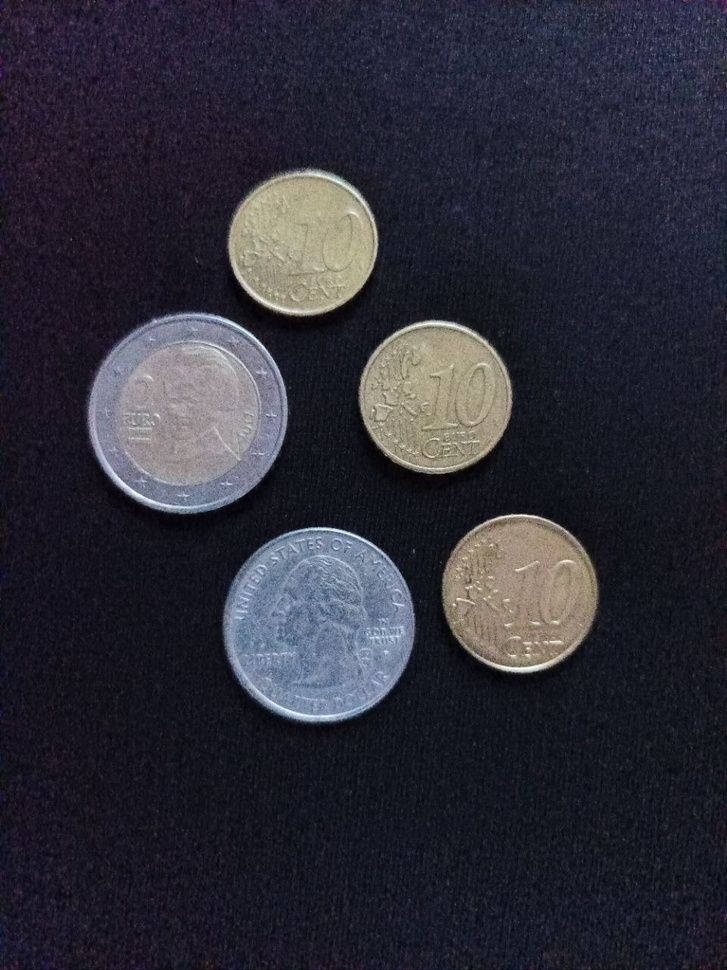
%> input picture Project_5/c3.jpg, 727 x 970 px, shrunk from 960 x 1280 before the run
$ octave m_script.m   (GNU Octave 9; MATLAB toolbox functions it lacks are replaced by stand-ins)
%> lines starting %> are read from the running program, lines starting %| are printed output that depends on the picture; in (x1, y1, x2, y2) boxes, pixels count from 0 and x2, y2 are one past the last pixel; in counts of white or black regions, pixels touching at a corner belong together; the program's own positions count from 1
clear all;
clc;
close all;
x=imread('c3.jpg');
%> x is the input picture: size 970x727x3 uint8; mean R, G, B 46.2, 45.7, 56.5
level = graythresh(x);
%> level = 0.345
img=im2bw(x,level);
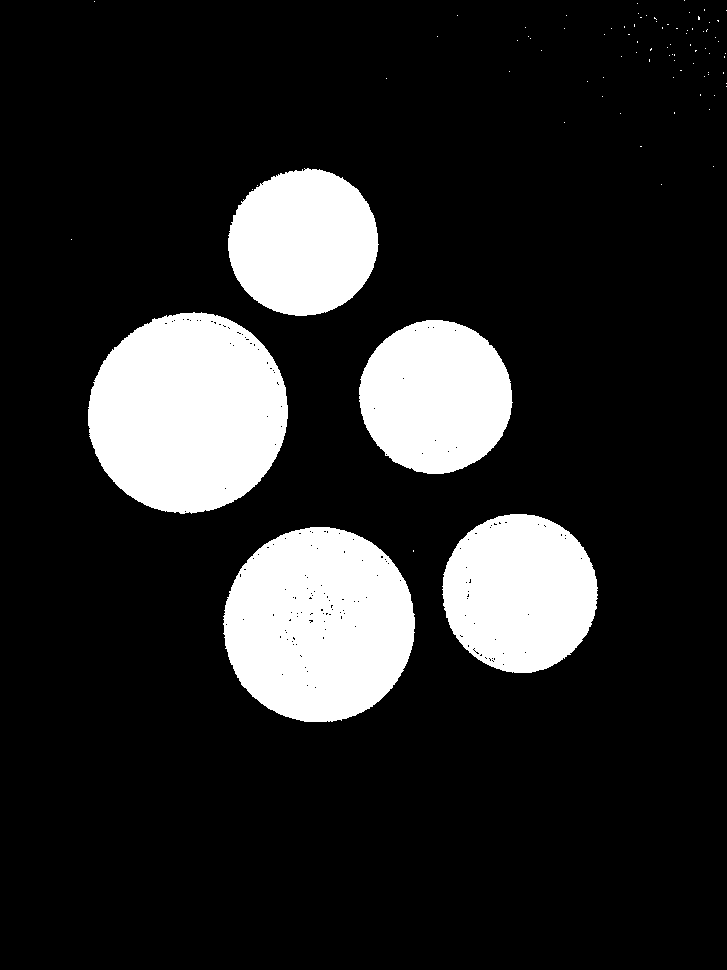
%> img: size 970x727 logical; 16.4% white; 87 white regions (82 under 20 px), largest, box (x1, y1, x2, y2) and area: (88, 312, 288, 514) 31394, (223, 527, 415, 722) 29270, (442, 514, 598, 673) 19274, (359, 320, 513, 474) 18337, (228, 168, 379, 316) 17269
img2=bwareaopen(img,50);

subplot(1,3,1);
imshow(x);
title('base image');
subplot(1,3,2);
imshow(img);
title('binary image');
subplot(1,3,3);
imshow(img2);
title('bwareaopen 50');
figure;
imshowpair(img,img2,'montage');
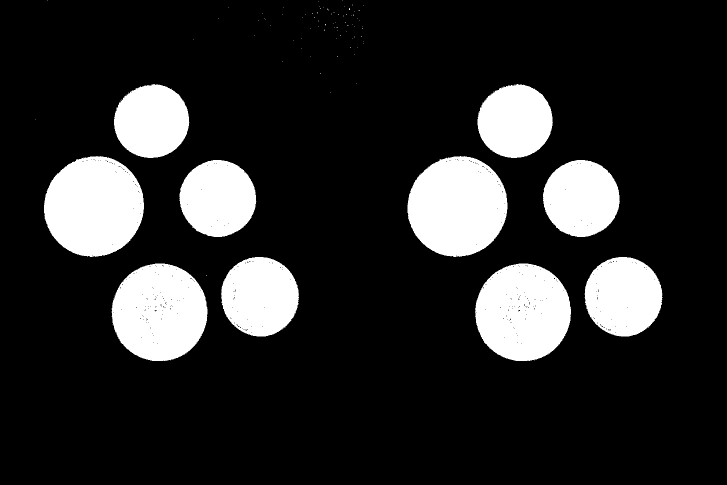
%> displayed picture: size 970x1454, on the screen's scale of 0 to 255 (shown at 1/2 size); 16.4% white; 92 white regions (82 under 20 px), largest, box (x1, y1, x2, y2) and area: (88, 312, 288, 514) 31394, (815, 312, 1015, 514) 31394, (223, 527, 415, 722) 29270

$ run again, with Project_5/c1.jpg copied over Project_5/c3.jpg
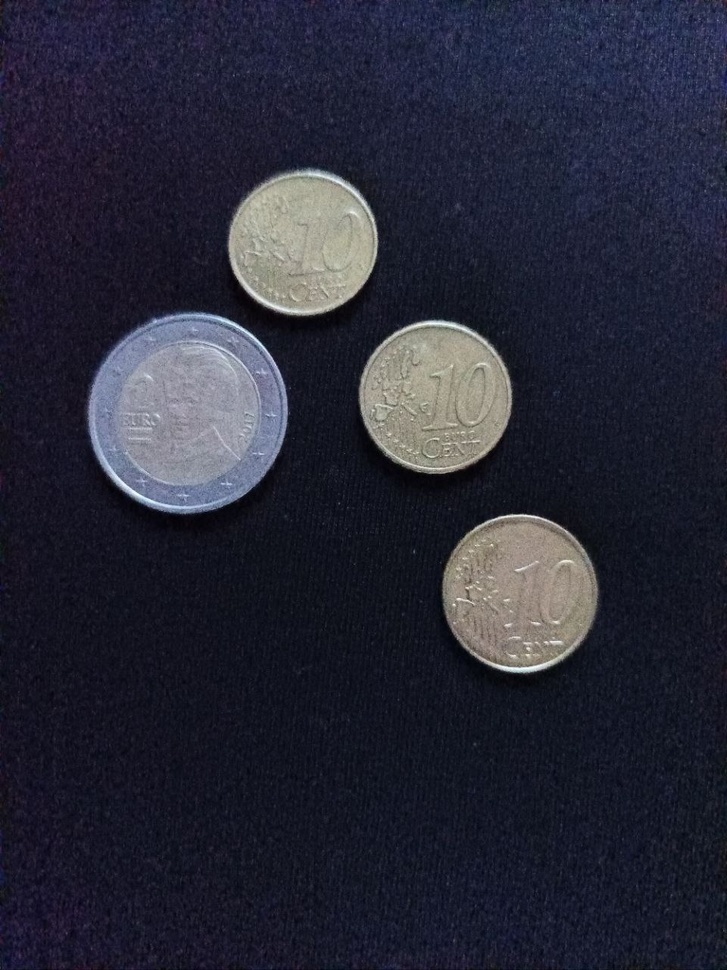
%> input picture Project_5/c1.jpg, 727 x 970 px, shrunk from 960 x 1280 before the run
%> x is the input picture: size 970x727x3 uint8; mean R, G, B 39.8, 40.7, 55.2
%> level = 0.349
%> `img=im2bw(x,level);`:
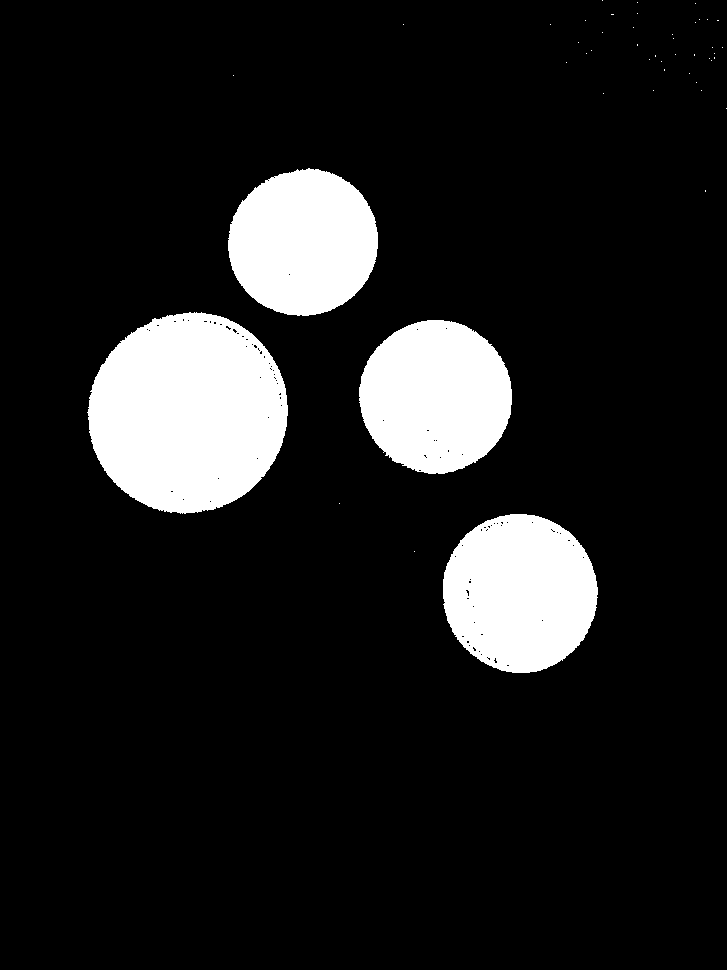
%> img: size 970x727 logical; 12.2% white; 47 white regions (43 under 20 px), largest, box (x1, y1, x2, y2) and area: (87, 312, 288, 514) 31294, (443, 514, 598, 673) 19232, (359, 320, 512, 474) 18308, (228, 168, 378, 316) 17254
%> `imshowpair(img,img2,'montage');`:
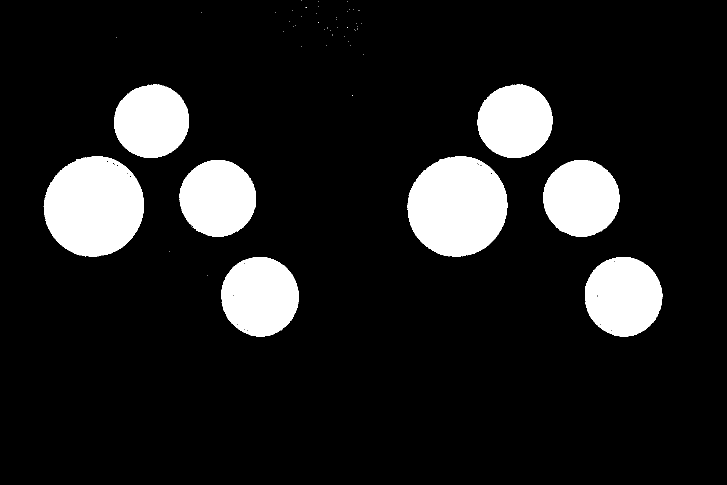
%> displayed picture: size 970x1454, on the screen's scale of 0 to 255 (shown at 1/2 size); 12.2% white; 51 white regions (43 under 20 px), largest, box (x1, y1, x2, y2) and area: (87, 312, 288, 514) 31294, (814, 312, 1015, 514) 31294, (443, 514, 598, 673) 19232

$ run again, with Project_5/c4.jpg copied over Project_5/c3.jpg
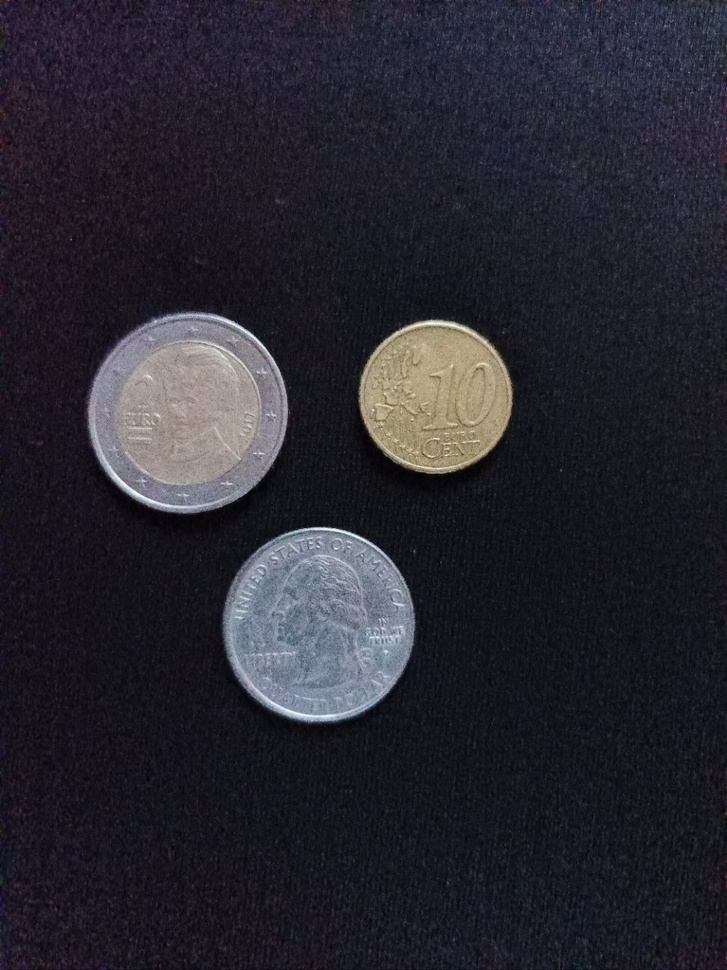
%> input picture Project_5/c4.jpg, 727 x 970 px, shrunk from 960 x 1280 before the run
%> x is the input picture: size 970x727x3 uint8; mean R, G, B 40.5, 38.8, 48.5
%> level = 0.341
%> `img=im2bw(x,level);`:
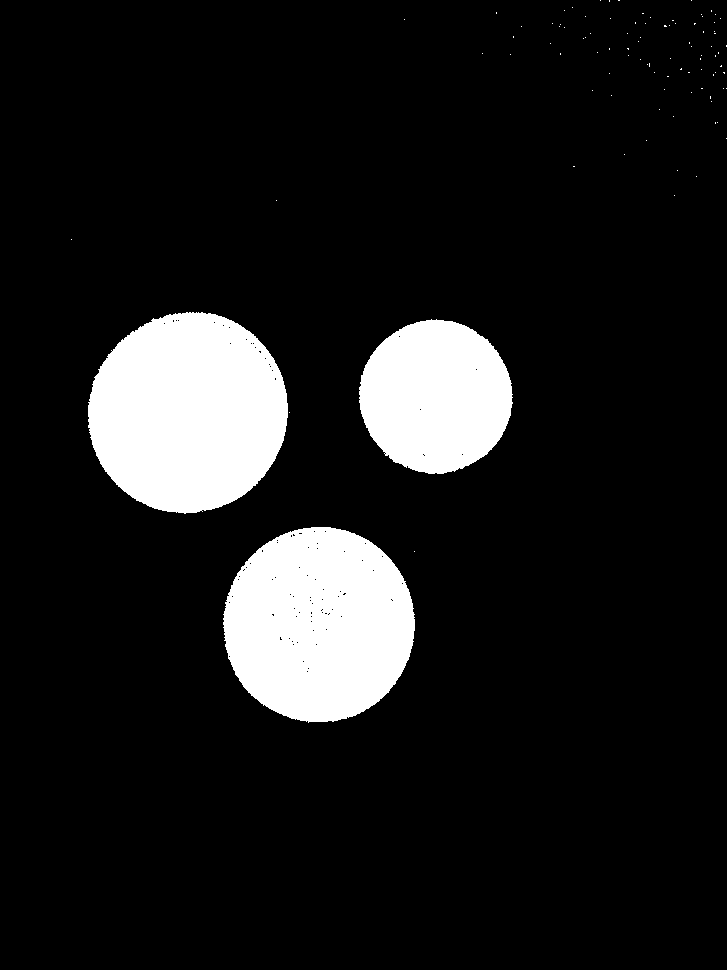
%> img: size 970x727 logical; 11.2% white; 97 white regions (94 under 20 px), largest, box (x1, y1, x2, y2) and area: (88, 312, 288, 514) 31431, (223, 527, 415, 723) 29329, (359, 319, 513, 474) 18376
%> `imshowpair(img,img2,'montage');`:
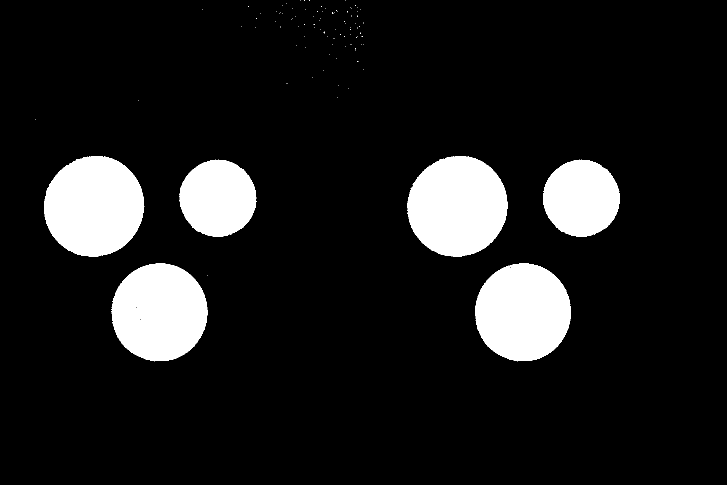
%> displayed picture: size 970x1454, on the screen's scale of 0 to 255 (shown at 1/2 size); 11.2% white; 100 white regions (94 under 20 px), largest, box (x1, y1, x2, y2) and area: (88, 312, 288, 514) 31431, (815, 312, 1015, 514) 31431, (223, 527, 415, 723) 29329, (950, 527, 1142, 723) 29329, (359, 319, 513, 474) 18376, (1086, 319, 1240, 474) 18376
